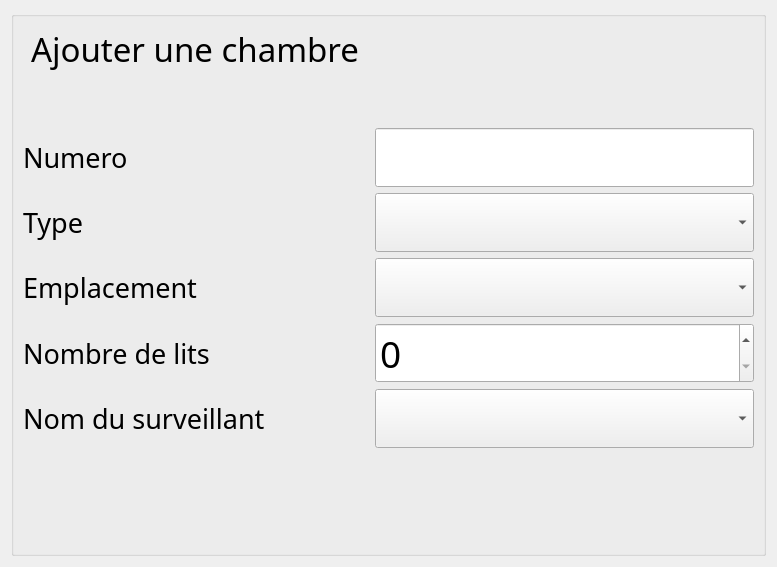
      <widget class="QWidget" name="AjoutChambre">
       <layout class="QVBoxLayout" name="verticalLayout_68">
        <item>
         <widget class="QGroupBox" name="groupBox_8">
          <property name="font">
           <font>
            <family>Quicksand SemiBold</family>
            <pointsize>28</pointsize>
           </font>
          </property>
          <property name="title">
           <string/>
          </property>
          <layout class="QVBoxLayout" name="verticalLayout_66">
           <item>
            <layout class="QVBoxLayout" name="verticalLayout_65">
             <item>
              <layout class="QGridLayout" name="gridLayout_13">
               <item row="3" column="1">
                <widget class="QComboBox" name="comboBox_AjoutEmplacement"/>
               </item>
               <item row="4" column="1">
                <widget class="QSpinBox" name="spinBox_AjoutLits"/>
               </item>
               <item row="3" column="0">
                <widget class="QLabel" name="emplacement">
                 <property name="font">
                  <font>
                   <family>Quicksand SemiBold</family>
                   <pointsize>20</pointsize>
                  </font>
                 </property>
                 <property name="text">
                  <string>Emplacement</string>
                 </property>
                </widget>
               </item>
               <item row="5" column="0">
                <widget class="QLabel" name="nomduSurveillant">
                 <property name="font">
                  <font>
                   <family>Quicksand SemiBold</family>
                   <pointsize>20</pointsize>
                  </font>
                 </property>
                 <property name="text">
                  <string>Nom du surveillant</string>
                 </property>
                </widget>
               </item>
               <item row="0" column="0">
                <widget class="QLabel" name="label_72">
                 <property name="font">
                  <font>
                   <family>Quicksand SemiBold</family>
                   <pointsize>25</pointsize>
                  </font>
                 </property>
                 <property name="styleSheet">
                  <string notr="true">margin-bottom:50px;</string>
                 </property>
                 <property name="text">
                  <string>Ajouter une chambre</string>
                 </property>
                </widget>
               </item>
               <item row="2" column="1">
                <widget class="QComboBox" name="comboBox_AjoutType">
                 <item>
                  <property name="text">
                   <string/>
                  </property>
                 </item>
                 <item>
                  <property name="text">
                   <string>Chambre de garde</string>
                  </property>
                 </item>
                 <item>
                  <property name="text">
                   <string>Chambre du patient</string>
                  </property>
                 </item>
                </widget>
               </item>
               <item row="4" column="0">
                <widget class="QLabel" name="nombredelits">
                 <property name="font">
                  <font>
                   <family>Quicksand SemiBold</family>
                   <pointsize>20</pointsize>
                  </font>
                 </property>
                 <property name="text">
                  <string>Nombre de lits</string>
                 </property>
                </widget>
               </item>
               <item row="1" column="1">
                <widget class="QLineEdit" name="lineEdit_AjoutNumero"/>
               </item>
               <item row="5" column="1">
                <widget class="QComboBox" name="comboBox_AjoutSurveillant"/>
               </item>
               <item row="1" column="0">
                <widget class="QLabel" name="numero">
                 <property name="font">
                  <font>
                   <family>Quicksand SemiBold</family>
                   <pointsize>20</pointsize>
                  </font>
                 </property>
                 <property name="text">
                  <string>Numero</string>
                 </property>
                </widget>
               </item>
               <item row="2" column="0">
                <widget class="QLabel" name="type">
                 <property name="font">
                  <font>
                   <family>Quicksand SemiBold</family>
                   <pointsize>20</pointsize>
                  </font>
                 </property>
                 <property name="text">
                  <string>Type</string>
                 </property>
                </widget>
               </item>
              </layout>
             </item>
             <item>
              <spacer name="verticalSpacer_36">
               <property name="orientation">
                <enum>Qt::Vertical</enum>
               </property>
               <property name="sizeHint" stdset="0">
                <size>
                 <width>20</width>
                 <height>40</height>
                </size>
               </property>
              </spacer>
             </item>
             <item>
              <layout class="QHBoxLayout" name="horizontalLayout_106">
               <item>
                <widget class="QPushButton" name="pushButton_AnnulerAjoutChambre">
                 <property name="maximumSize">
                  <size>
                   <width>50</width>
                   <height>50</height>
                  </size>
                 </property>
                 <property name="styleSheet">
                  <string notr="true">#pushButton_AnnulerAjoutChambre{
background-color: transparent;
border-image: url(:/pics/pics/precedent.png);
background: none;
border: none;
background-repeat: none;
}</string>
                 </property>
                 <property name="text">
                  <string/>
                 </property>
                </widget>
               </item>
               <item>
                <spacer name="horizontalSpacer_76">
                 <property name="orientation">
                  <enum>Qt::Horizontal</enum>
                 </property>
                 <property name="sizeHint" stdset="0">
                  <size>
                   <width>40</width>
                   <height>20</height>
                  </size>
                 </property>
                </spacer>
               </item>
               <item>
                <widget class="QPushButton" name="pushButton_AjoutChambre">
                 <property name="maximumSize">
                  <size>
                   <width>50</width>
                   <height>50</height>
                  </size>
                 </property>
                 <property name="styleSheet">
                  <string notr="true">#pushButton_AjoutChambre{
background-color: transparent;
border-image: url(:/pics/pics/valider.png);
background: none;
border: none;
background-repeat: none;
}</string>
                 </property>
                 <property name="text">
                  <string/>
                 </property>
                </widget>
               </item>
              </layout>
             </item>
            </layout>
           </item>
          </layout>
         </widget>
        </item>
       </layout>
      </widget>
